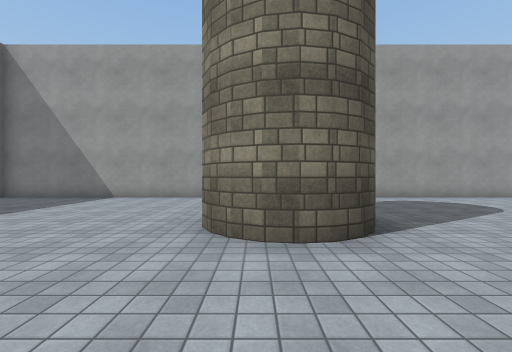
view 1 (above)

22 first-person views from a walk through a 3-D level made in the Unity game engine. The camera is 1.4 m above the floor, looks level and sees 90° across. The floor is counted in squares, 2 m on a side. Each view is taken from the middle of a square. On the plan, view 1 faces up. The plan holds only what a view shows up to about 9 squares ahead; the rest is blank. The place goes on beyond the plan. The player character is not drawn. Some animated figures are not drawn. Surface patterns are stand-ins for the level's own textures.

view 2
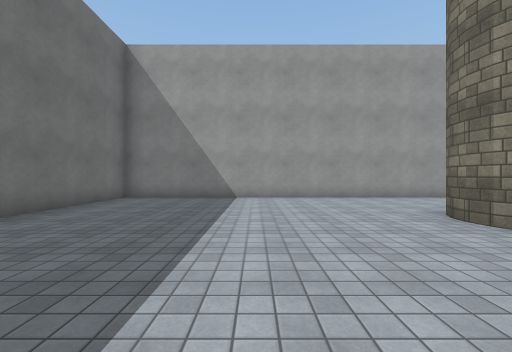

view 3
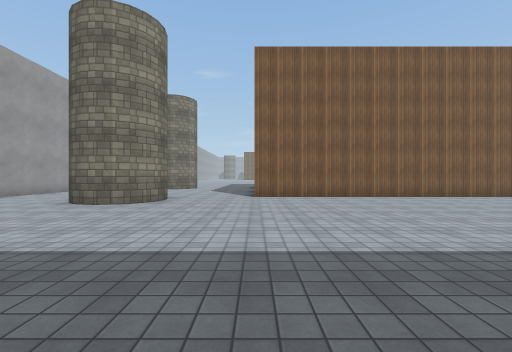

view 4
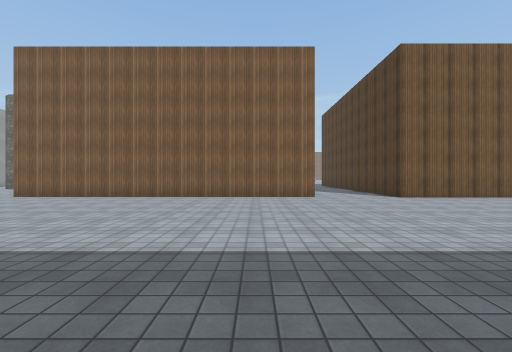

view 5
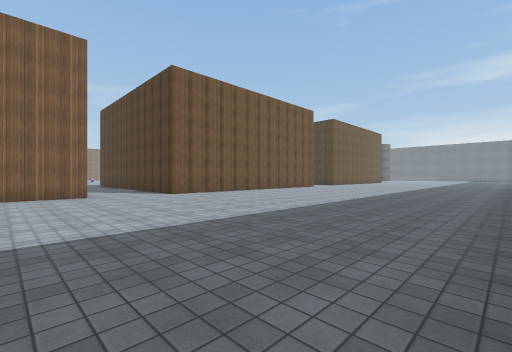

view 6
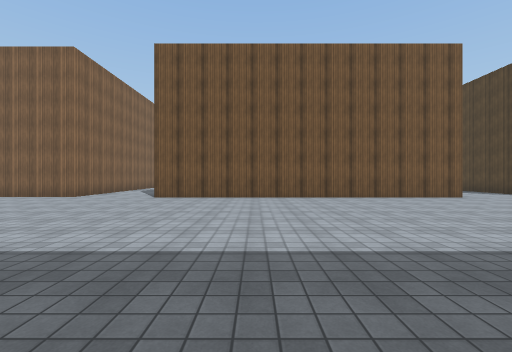

view 7
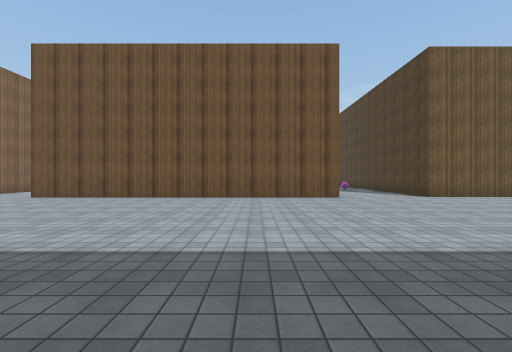

view 8
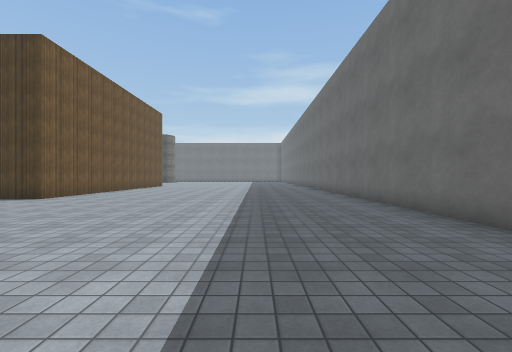

view 9
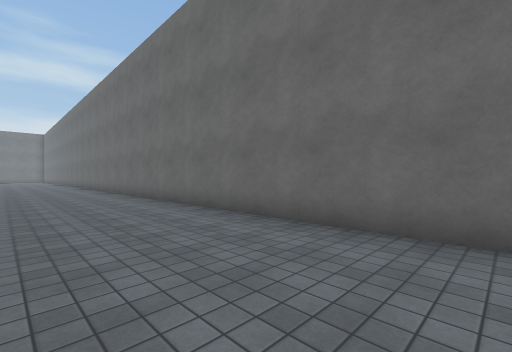

view 10
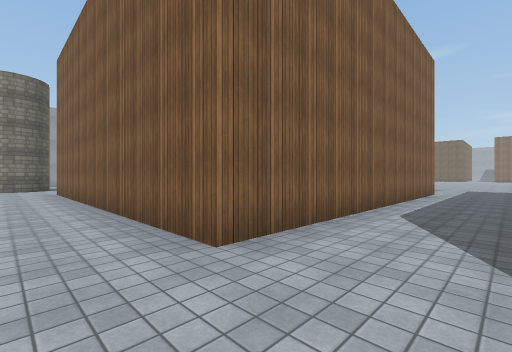

view 11
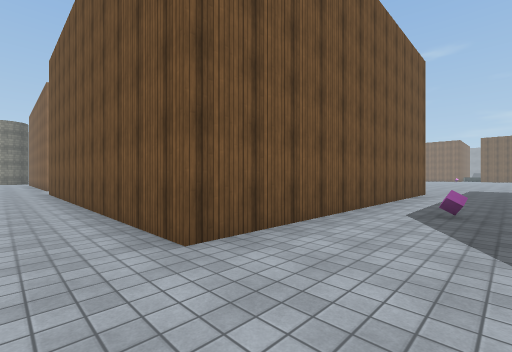

view 12
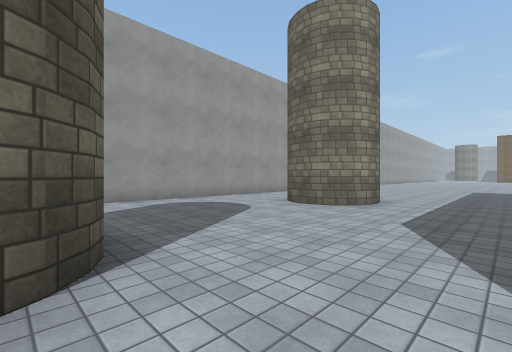

view 13
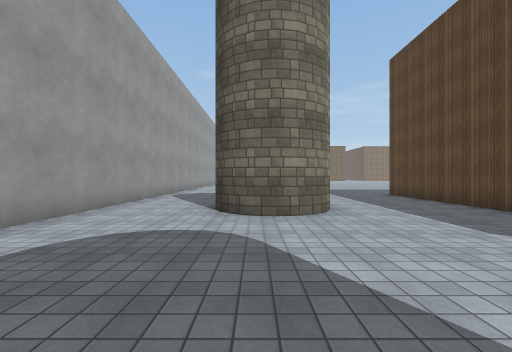

view 14
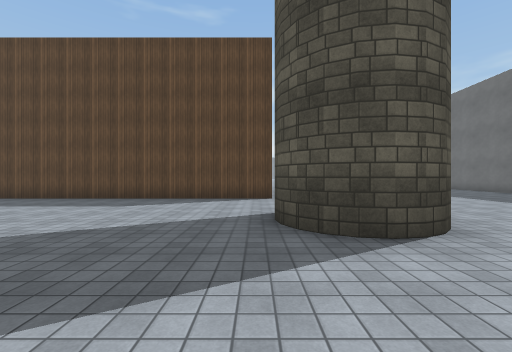

view 15
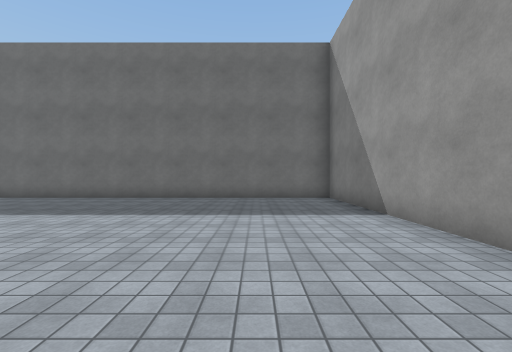

view 16
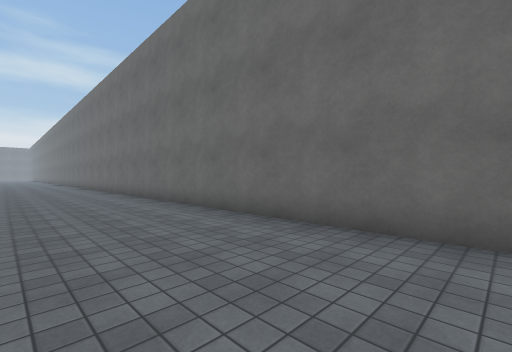

view 17
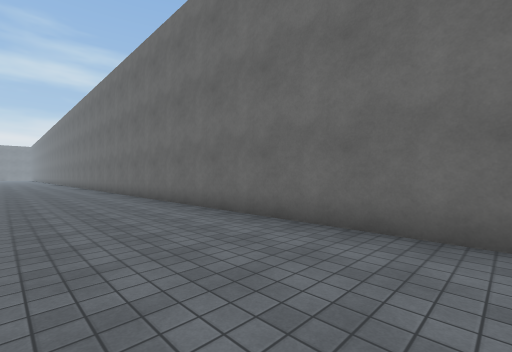

view 18
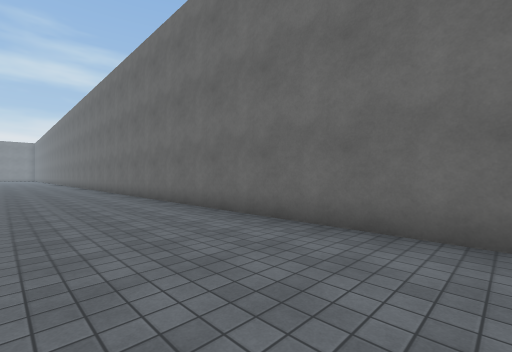

view 19
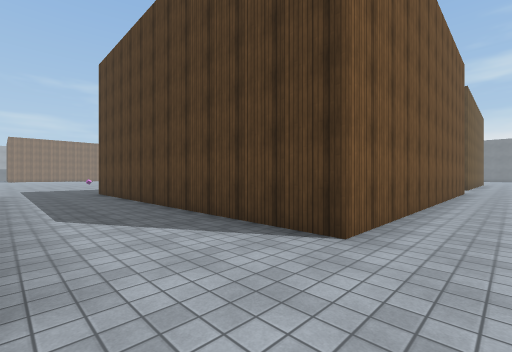

view 20
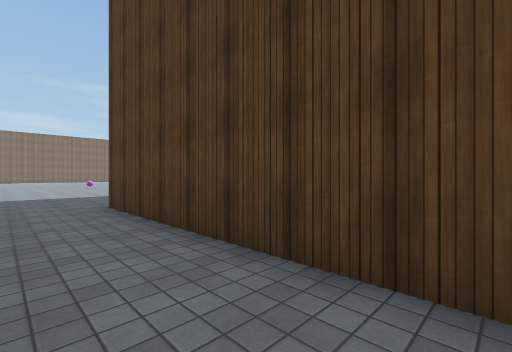

view 21
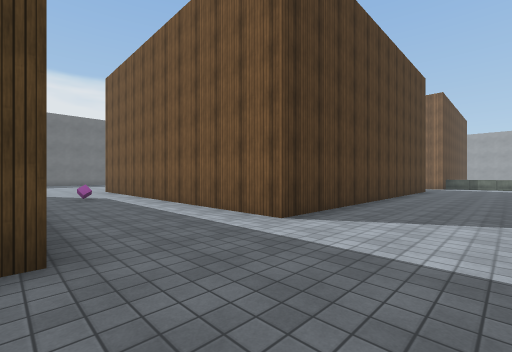

view 22
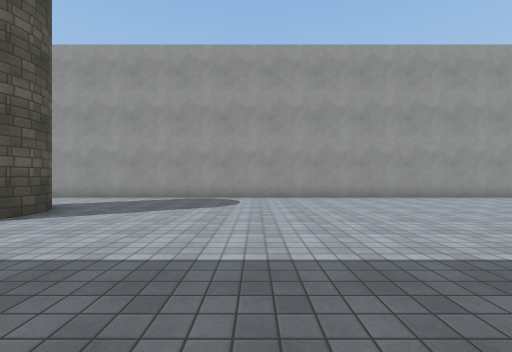

### Floor plan
Points are (right, up) in squares from view 1. A wall is a line through its corners. A room is listed if a view was taken in it or the views show most of it. See-through windows are left out.
Room 1 (views 1, 2, 3, 4, 5, 6, 7, 8, 9, 10, 11, 12, 13, 14, 15, 16, 17, 18, 19, 20)
walls: (0.2, 2.6) (-0.5, 3); (0.5, 2.6) (-0.1, 2.7); (10.8, -10) (1.5, -10) (1.5, 0) (8.5, 0); (-0.6, 3.2) (-0.8, 3.7); (1.4, 3) (0.8, 2.7); (-0.7, 3.5) (-0.8, 4.1); (-0.8, 3.9) (-0.7, 4.3) (-0.5, 4.7); (1.5, 4.6) (1.6, 4.3) (1.7, 3.7) (1.5, 3.2) (1, 2.7) (0, 2.6) (-0.7, 3.3); (1.2, 4.9) (1.6, 4.5); (0.1, 5.1) (0.6, 5.2) (1.4, 4.8); (0.4, 5.1) (1, 5.1); (7.1, 3.5) (6.5, 4.1); (6.8, 3.7) (6.4, 4.4); (7.8, 3.4) (7.3, 3.5) (6.6, 3.8) (6.4, 4.8); (6.5, 4.6) (6.5, 5.2); (6.5, 5) (6.8, 5.6); (6.7, 5.4) (7, 5.7) (7.4, 5.9); (11.3, -22.7) (1.3, -22.7) (1.3, -12.7) (11.4, -12.7); (1.5, -27.5) (1.5, -25.8) (2.8, -25.8); (9.4, 8.4) (-8.3, 8.4) (-8.3, -27)
ways out: opening at (9.3, 4.5) to room 2; opening at (12, -24) to room 2; opening at (12, -11.5) to room 2
objects: cube (5, -24)
Room 2 (views 21, 22)
walls: (11.3, -15.9) (11.3, -22.7); (8.5, 0) (11, 0); (8.9, 5.1) (9, 4.7) (8.9, 4.2); (21.4, 8.4) (9.4, 8.4)
ways out: opening at (9.3, 4.5) to room 1; opening at (12, -24) to room 1; opening at (12, -11.5) to room 1

Where each view was taken, in squares from view 1:
view 1: 0 up, 0 right, facing up
view 2: 0 up, 4 left, facing up
view 3: 0 up, 7 left, facing right
view 4: 8 down, 7 left, facing right
view 5: 8 down, 8 left, facing down-right
view 6: 16 down, 7 left, facing right
view 7: 20 down, 7 left, facing right
view 8: 18 down, 5 left, facing down
view 9: 17 down, 5 left, facing down-left
view 10: 12 down, 0 right, facing up-right
view 11: 25 down, 0 right, facing up-right
view 12: 1 up, 1 right, facing up-right
view 13: 5 up, 2 right, facing right
view 14: 8 up, 2 right, facing down
view 15: 6 up, 0 right, facing left
view 16: 2 up, 5 left, facing down-left
view 17: 1 down, 5 left, facing down-left
view 18: 7 down, 5 left, facing down-left
view 19: 10 down, 0 right, facing down-right
view 20: 11 down, 5 right, facing down-right
view 21: 26 down, 14 right, facing up-left
view 22: 0 up, 13 right, facing up
